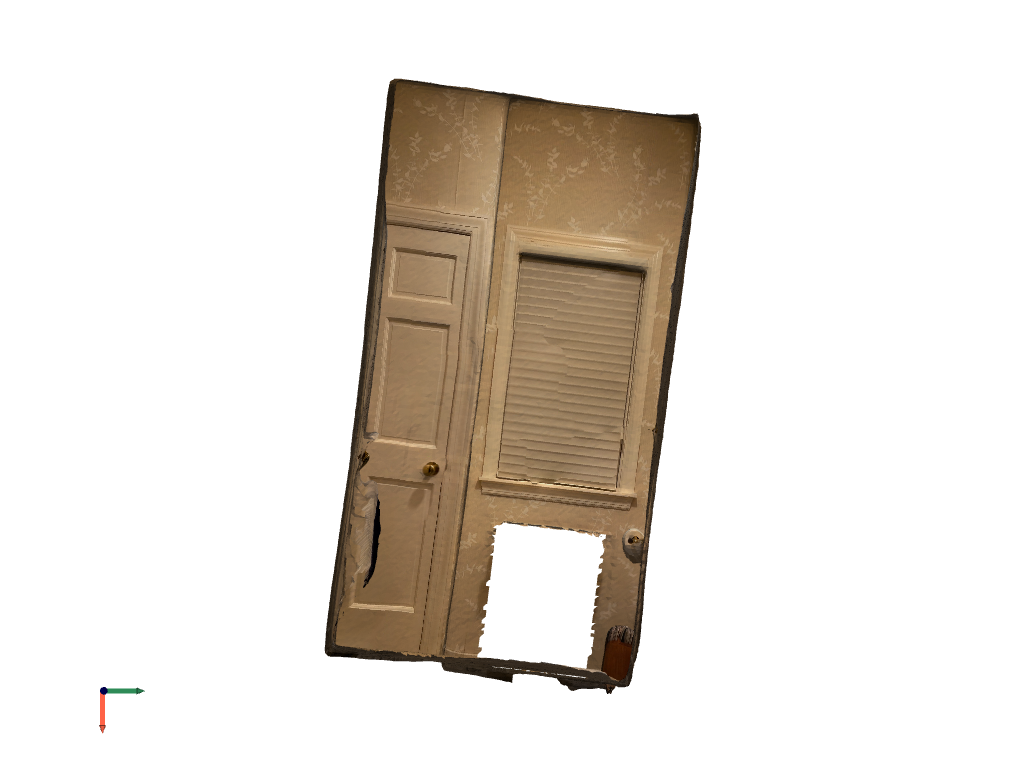
#> input picture origin_14_20.png, 1024 x 768 px
$ python resize_img.py
#> lines starting #> are read from the running program, lines starting #| are printed output that depends on the picture
import cv2

def resize_image(image_path, output_path, width, height):
    # Read the image
#> called with image_path = 'origin_14_20.png', output_path = 'resized_origin_14_20.png', width = 1920, height = 1080
    image = cv2.imread(image_path)
#> image is the input picture: shape (768, 1024, 3); mean B, G, R 217.5, 224.2, 230

    # Resize the image
    resized_image = cv2.resize(image, (width, height), interpolation=cv2.INTER_AREA)
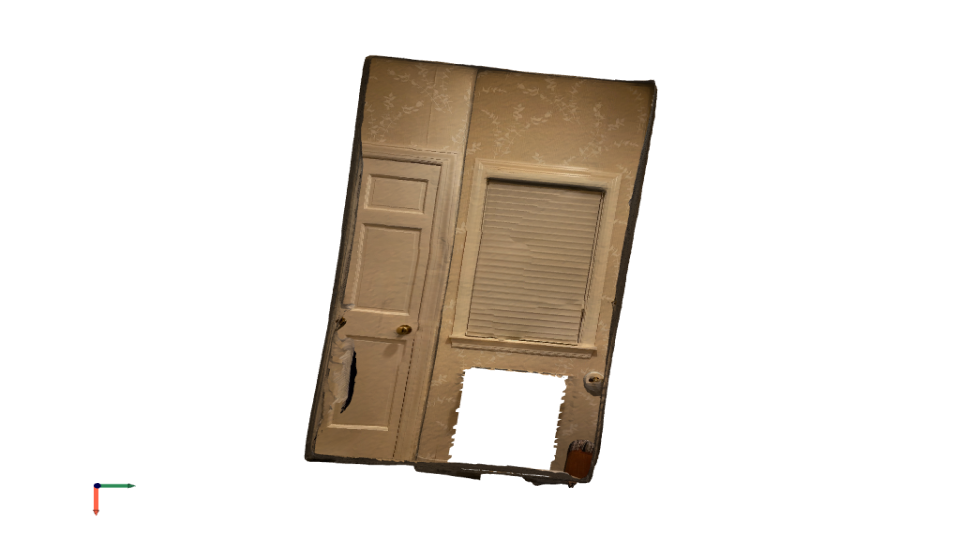
#> resized_image: shape (1080, 1920, 3) (shown at 1/2 size); mean B, G, R 217.5, 224.2, 230

    # Save the resized image
    cv2.imwrite(output_path, resized_image)

# Example usage
input_image_path = "origin_14_20.png"
output_image_path = f"resized_{input_image_path}"
desired_width = 1920
desired_height = 1080

resize_image(input_image_path, output_image_path, desired_width, desired_height)

$ run again, with origin_00_26.png copied over origin_14_20.png
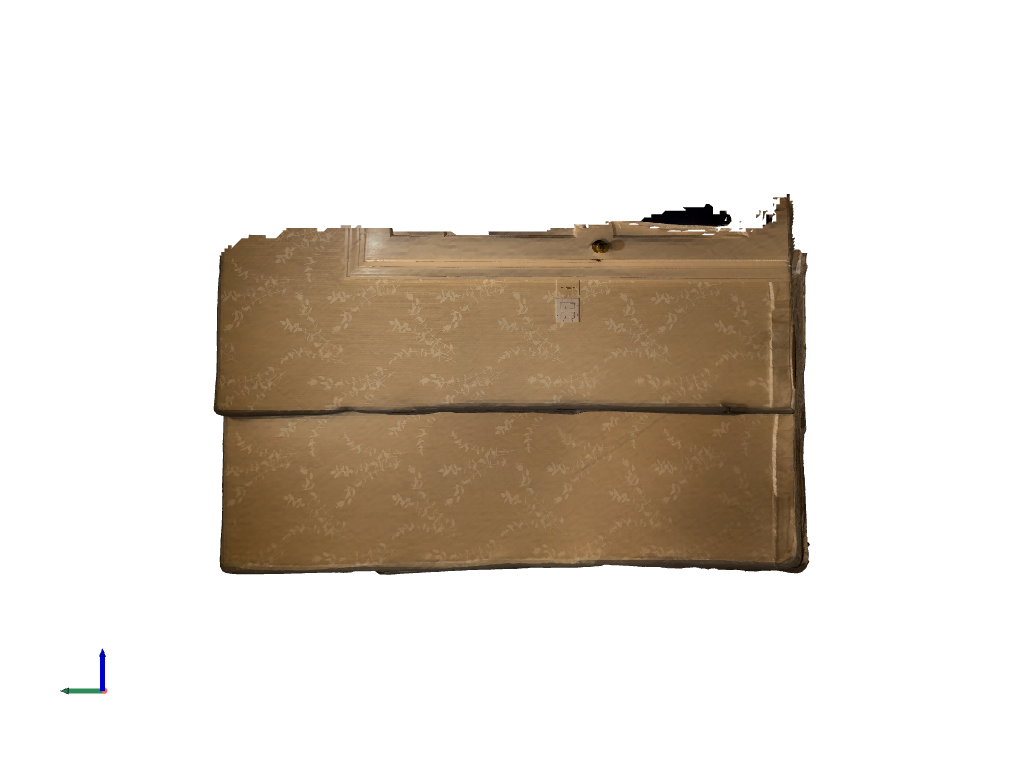
#> input picture origin_00_26.png, 1024 x 768 px
#> in resize_image, image is the input picture: shape (768, 1024, 3); mean B, G, R 208, 216.6, 224.1
#> in resize_image, `resized_image = cv2.resize(image, (width, height), interpolation=cv2.I..`:
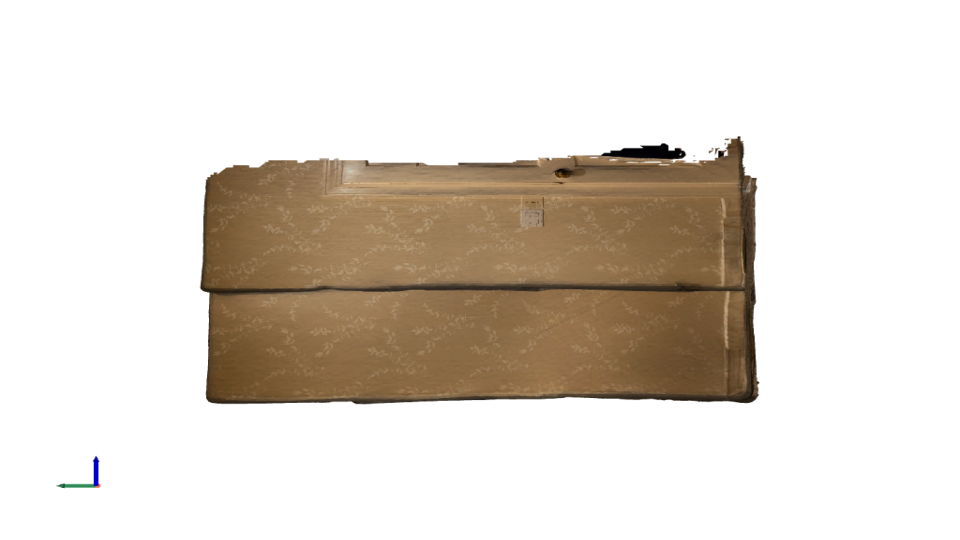
#> resized_image: shape (1080, 1920, 3) (shown at 1/2 size); mean B, G, R 208, 216.6, 224.1

$ run again, with origin_10_20.png copied over origin_14_20.png
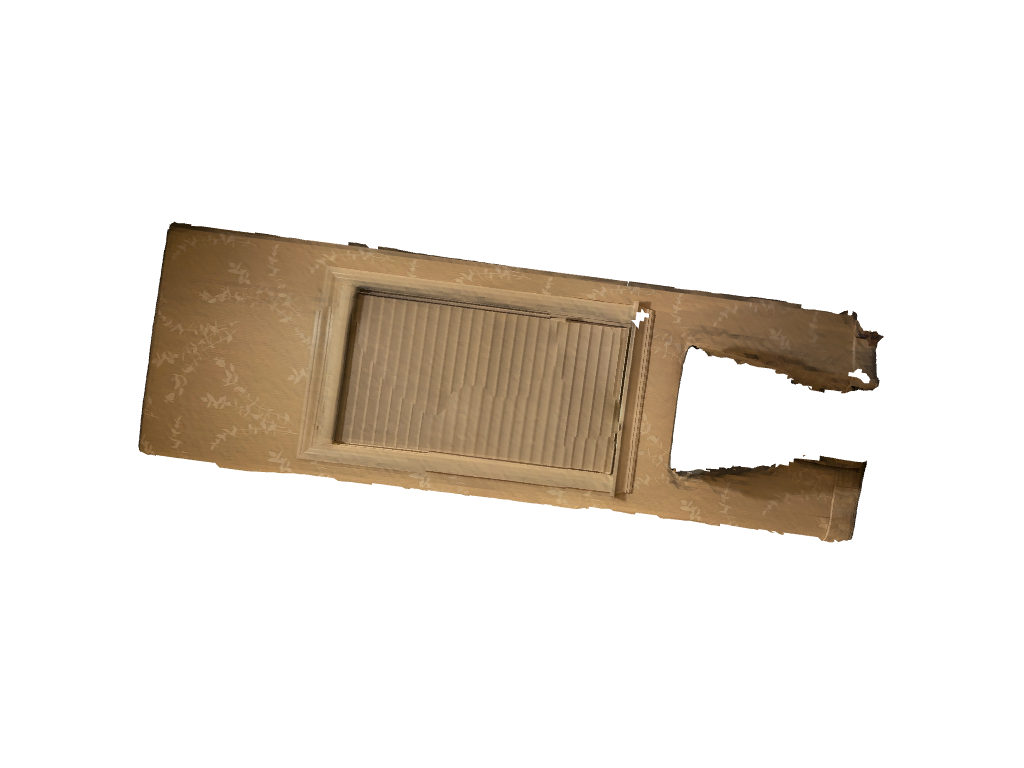
#> input picture origin_10_20.png, 1024 x 768 px
#> in resize_image, image is the input picture: shape (768, 1024, 3); mean B, G, R 222.1, 228.9, 234.6
#> in resize_image, `resized_image = cv2.resize(image, (width, height), interpolation=cv2.I..`:
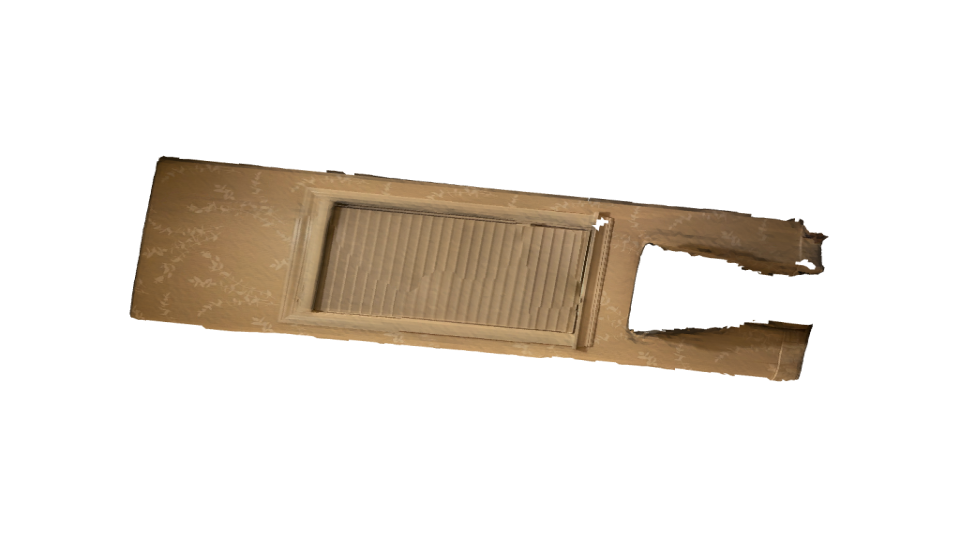
#> resized_image: shape (1080, 1920, 3) (shown at 1/2 size); mean B, G, R 222.1, 228.8, 234.6
